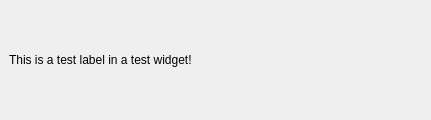
<?xml version="1.0" encoding="UTF-8"?>
<ui version="4.0">
 <class>qMRMLMarkupsTestLineWidget</class>
 <widget class="QWidget" name="qMRMLMarkupsTestLineWidget">
  <property name="geometry">
   <rect>
    <x>0</x>
    <y>0</y>
    <width>431</width>
    <height>120</height>
   </rect>
  </property>
  <property name="windowTitle">
   <string>Test Line Properties</string>
  </property>
  <layout class="QVBoxLayout" name="verticalLayout">
   <property name="leftMargin">
    <number>0</number>
   </property>
   <property name="topMargin">
    <number>0</number>
   </property>
   <property name="rightMargin">
    <number>0</number>
   </property>
   <property name="bottomMargin">
    <number>0</number>
   </property>
   <item>
    <widget class="ctkCollapsibleButton" name="lineTestCollapsibleButton" native="true">
     <property name="text" stdset="0">
      <string>Test Line Settings</string>
     </property>
     <property name="checked" stdset="0">
      <bool>false</bool>
     </property>
     <property name="collapsed" stdset="0">
      <bool>true</bool>
     </property>
     <layout class="QGridLayout" name="gridLayout_2">
      <property name="leftMargin">
       <number>9</number>
      </property>
      <property name="rightMargin">
       <number>9</number>
      </property>
      <item row="0" column="0">
       <widget class="QLabel" name="qMRMLMarkupsTestLineWidgetLabel">
        <property name="text">
         <string>This is a test label in a test widget!</string>
        </property>
       </widget>
      </item>
     </layout>
    </widget>
   </item>
  </layout>
 </widget>
 <customwidgets>
  <customwidget>
   <class>ctkCollapsibleButton</class>
   <extends>QWidget</extends>
   <header>ctkCollapsibleButton.h</header>
   <container>1</container>
  </customwidget>
 </customwidgets>
 <resources/>
 <connections/>
</ui>
